Frame 1 (no input): blank canvas, image omitted
Frame 60 (the mouse pressed at the canvas centre just before this capture): blank canvas, image omitted
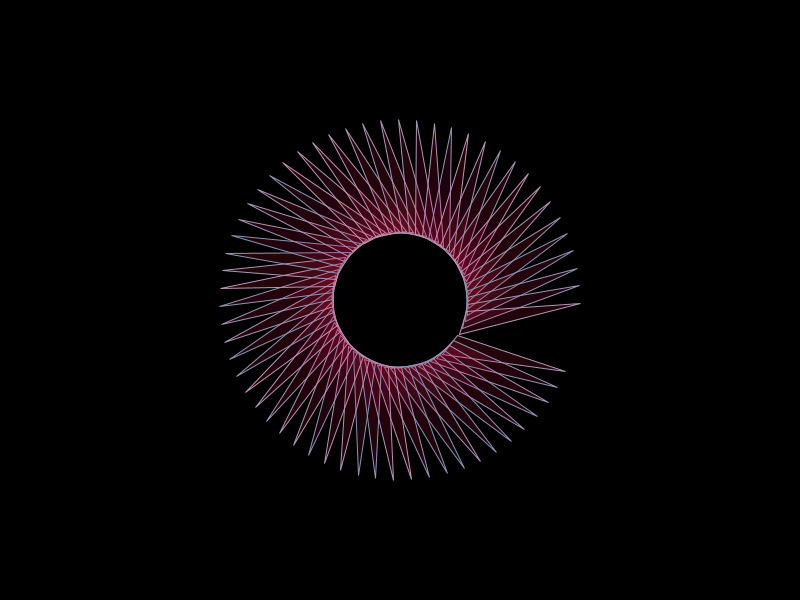
Frame 120 (the mouse held since frame 60 and released just before this capture)

The Processing sketch whose frames 1 and 60 were blank and that drew this single picture after the mouse press (run headless with seeded random() and noise(); from frame 60 on, the mouse is pressed at the canvas centre):

// Processing sketch: processing_145386
// ── processing_145386.pde


void setup()
{
size( 800,600 );
background( 0 );
stroke( 180,100,200 );
}


void draw()

{
translate(mouseX,mouseY);
rotate(frameCount/10.0);
if (mousePressed) {
  
strokeWeight (1);
stroke ( random(130, 200), random(150, 100), random(180, 100));

fill (random(210,360), random(0,50), random (90,10), 35);
 triangle(150,100,50,45,32,61);
}
 }
